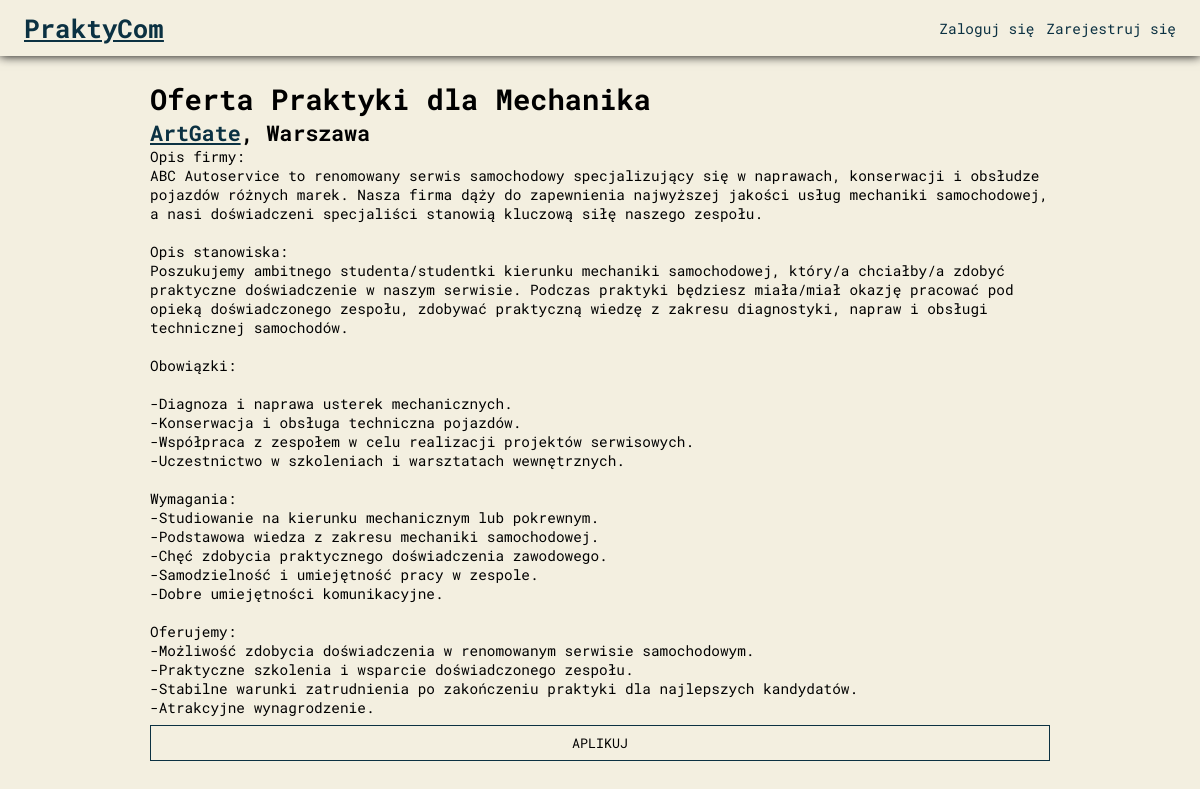
Screenshot of /jobad.php?id=63 with the database file from the repository.
### tables this page shows
CREATE TABLE `oferty` (
  `id` int(255) NOT NULL,
  `tytul` varchar(50) NOT NULL,
  `opis` text NOT NULL,
  `id_pracodawcy` int(11) NOT NULL,
  `lokalizacja` varchar(30) NOT NULL
);

CREATE TABLE `pracodawcy` (
  `id` int(255) NOT NULL,
  `firma` varchar(50) NOT NULL,
  `email` varchar(50) NOT NULL,
  `haslo` varchar(255) NOT NULL
);

### jobad.php (the view, shortened to what this page needs)
<?php
include "connection.php";
$loginPage = 'login.php';
$signupPage = 'singup.php';
?>
<!DOCTYPE html>
<html lang="pl">
<head>
    <link rel="stylesheet" href="style.css">
</head>
<body>
<header>
    <a href="index.php" id="logo">PraktyCom</a>
    <div id="opcje">
    <?php
    if (isset($_SESSION['user_id'])) {
        if (isset($_SESSION['user_imie']) && isset($_SESSION['user_nazwisko'])) {
        $userParams = "imie=".$_SESSION['user_imie'] . '&nazwisko=' . $_SESSION['user_nazwisko'] . '&id=' . $_SESSION['user_id'];
            echo generatePageLink('panelPraktykanta.php', 'Konto', $userParams, '');
        } elseif (isset($_SESSION['user_firma'])) {
            $userParams = "nazwa=".$_SESSION['user_firma'] . '&id=' . $_SESSION['user_id'];
            echo generatePageLink('panelPracodawcy.php', 'Konto', $userParams, '');
        }
        echo generatePageLink('logout.php', 'Wyloguj', '', '');
    } else {
        echo generatePageLink($loginPage, 'Zaloguj się', '', '');
        echo generatePageLink($signupPage, 'Zarejestruj się', '', '');
    }
    ?>
    </div>
</header>
<main>
    <?php
    if(isset($_GET['id'])) {
        $id_ogloszenia = $_GET['id'];
        $query = "SELECT oferty.id AS oferta_id, oferty.tytul AS tytul, oferty.opis AS opis, oferty.lokalizacja AS lokalizacja, pracodawcy.firma AS firma, pracodawcy.id AS id
                  FROM oferty
                  INNER JOIN pracodawcy ON oferty.id_pracodawcy = pracodawcy.id
                  WHERE oferty.id = ?";
        $stmt = mysqli_prepare($conn, $query);
        mysqli_stmt_bind_param($stmt, "i", $id_ogloszenia);
        mysqli_stmt_execute($stmt);
        $result = mysqli_stmt_get_result($stmt);
        if ($result && mysqli_num_rows($result) > 0) {
            $row = mysqli_fetch_assoc($result);
            $tytul = $row['tytul'];
            $firma = $row['firma'];
            $lokalizacja = $row['lokalizacja'];
            $firmaId = $row['id'];
            $opis = $row['opis'];
            echo '<h1>' . $tytul . '</h1>';
            $userParams = "firma=".$firma . '&id=' . $firmaId;
            echo '<h2>'.generatePageLink('panelPracodawca.php', $firma, $userParams, '').", ".$lokalizacja.'</h2>';
            echo '<pre>' . $opis . '</pre>';
            echo '<button class="aplikuj">APLIKUJ</button>';
        } else {
            echo "Brak danych lub błąd zapytania.";
        }
    } else {
        echo "Brak ID ogłoszenia.";
    }
    ?>
    </main>
</body>
</html>

### connection.php (shortened to what this page needs)
<?php
function generatePageLink($page, $label, $params = '', $class) {
    return "<a href='$page?$params' class='$class' >$label</a>";
}

### style.css (style rules this page uses)
* { padding: 0; margin: 0; font-family: "Roboto Mono", monospace; }
html { font-size: 1.8vh; background: #f3efe0; }
header { display: flex; align-items: center; justify-content: space-between; height: 7vh; width: 100%; box-shadow: 0 0 10px 0; }
header #logo { font-size: 1.8rem; color: #0b3142; font-weight: 800; margin-left: 0; height: 4vh; margin-left: 2vw; display: flex; justify-content: center; align-items: center; }
header #opcje { display: flex; margin-right: 2vw; }
header #opcje a { color: #0b3142; text-decoration: unset; margin-left: 1vw; }
body { display: flex; align-items: center; flex-direction: column; }
main { margin: 3vh 0 0 0; min-height: 50vh; }
main pre { white-space: pre-wrap; max-width: 75vw; }
main .aplikuj { background: unset; border: 1px solid #0b3142; padding: 1vh; width: 100%; cursor: pointer; margin-top: 1vh; }
main a { color: #0b3142; }

### rows the page displays
oferty: tytul "Oferta Praktyki dla Mechanika", id_pracodawcy.firma "ArtGate", lokalizacja "Warszawa", opis "Opis firmy: ABC Autoservice to renomowany serwis samochodowy specjalizujący się w naprawach, konserwacji i obsłudze pojazdów różnych marek. Nasza firma dąży do zapewnienia najwyższej jakości usług mechaniki samochodowej, a nasi doświadczeni specjaliści stanowią kluczową siłę naszego zespołu. Opis stanowiska: Poszukujemy ambitnego studenta/studentki kierunku mechaniki samochodowej, który/a chciałby/a zdobyć praktyczne doświadczenie w naszym serwisie. Podczas praktyki będziesz miała/miał okazję pracować pod opieką doświadczonego zespołu, zdobywać praktyczną wiedzę z zakresu diagnostyki, napraw i obsługi technicznej samochodów. Obowiązki: -Diagnoza i naprawa usterek mechanicznych. -Konserwacja…"

### other values shown
$label "Zaloguj się Zarejestruj się"
